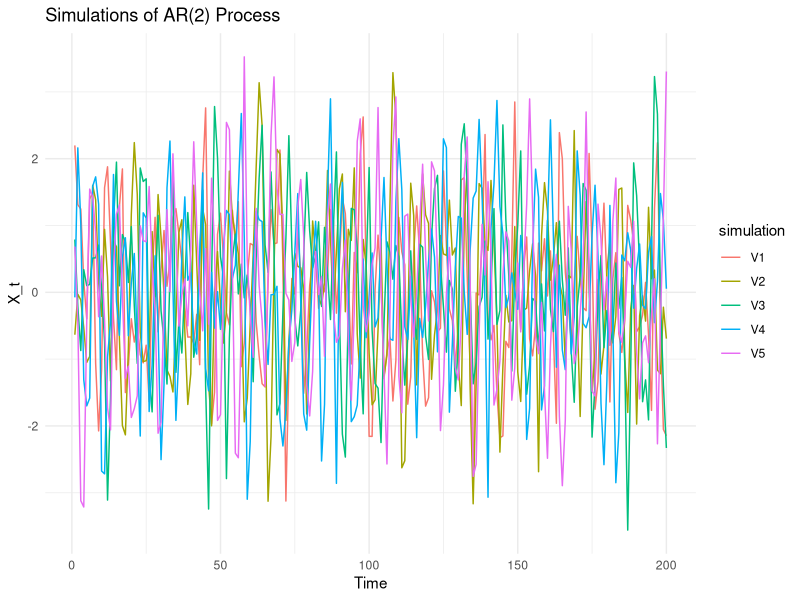
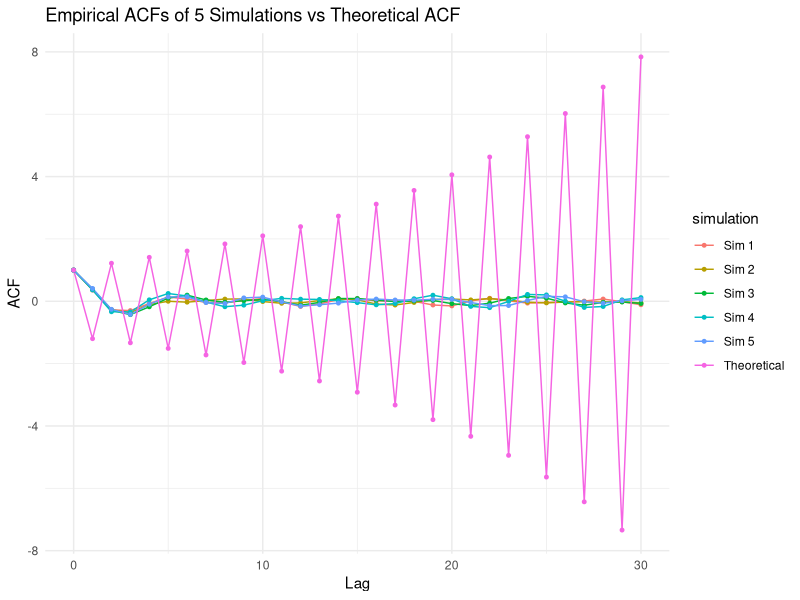
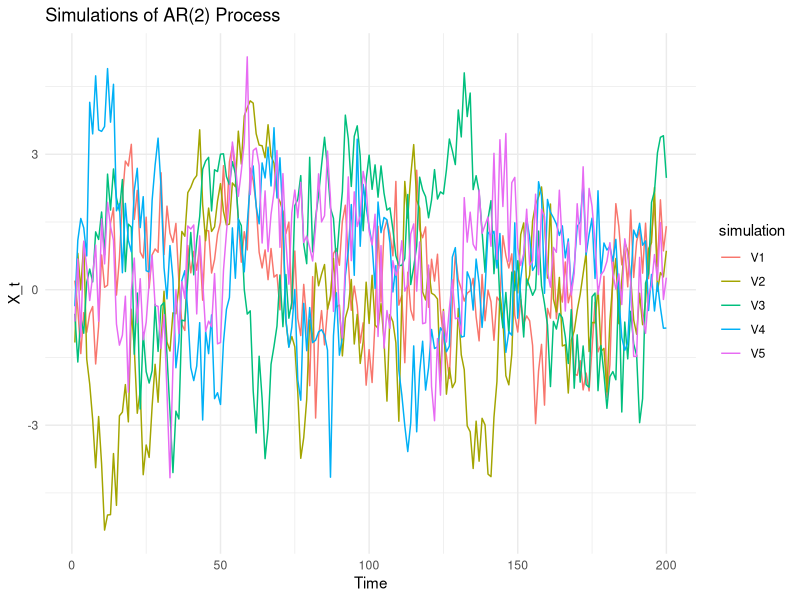
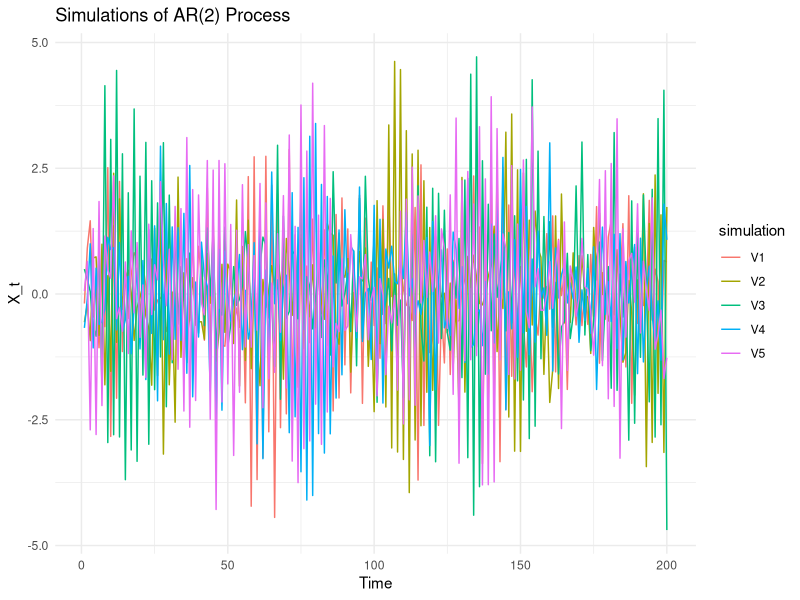
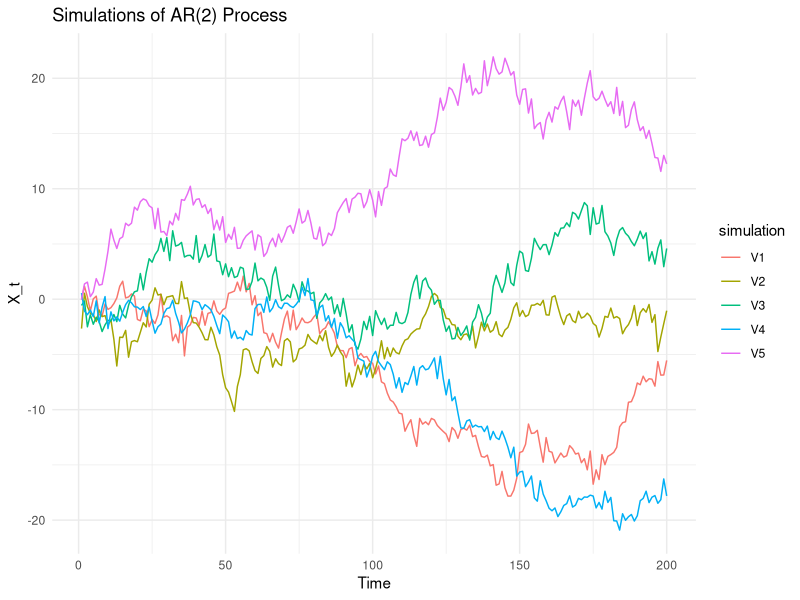
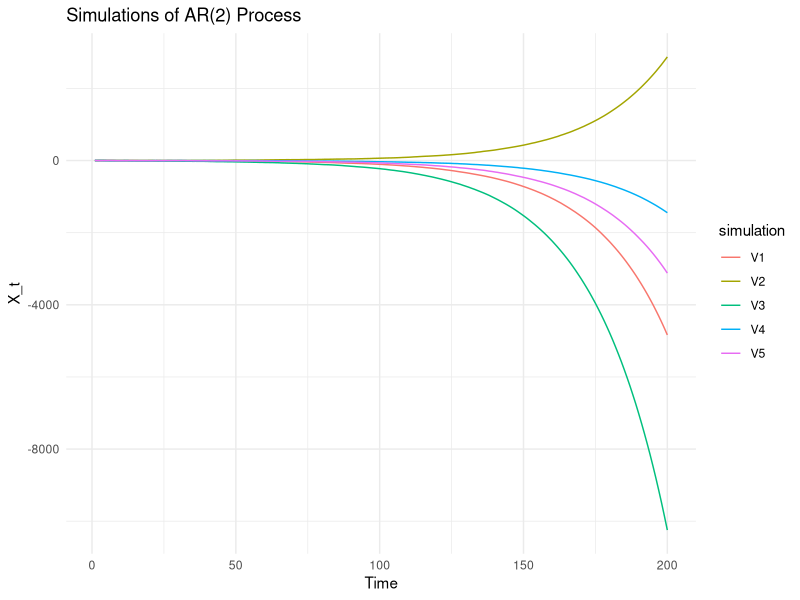

Recreate these plots in R, in order.
# Install and load necessary packages
library(forecast)
library(ggplot2)
library(tidyr)
library(gridExtra)
set.seed(123) 

# ----------------------------------------

# ------- Exercise 1.1 ---------

# Define AR(2) parameters
phi1 <- -0.6
phi2 <- 0.5
phi <- c(-0.6, 0.5) 
sigma_e <- 1
n <- 200  # Number of observations
num_sim <- 5  # Number of realizations

# Simulate AR(2) process
generate_ar2 <- function(n, phi1, phi2, sigma_e) {
  e <- rnorm(n, mean = 0, sd = sigma_e)
  x <- numeric(n)
  x[1:2] <- rnorm(2)  # Initial values
  
  for (t in 3:n) {
    x[t] <- - phi1 * x[t-1] - phi2 * x[t-2] + e[t]
  }
  return(x)
}

simulations <- replicate(num_sim, generate_ar2(n, phi1, phi2, sigma_e))

# Convert to dataframe for ggplot using tidyr
sim_df <- data.frame(time = 1:n, as.data.frame(simulations))
sim_df <- pivot_longer(sim_df, cols = -time, names_to = "simulation", values_to = "value")

# Plot the simulations
plot1 <- ggplot(sim_df, aes(x = time, y = value, color = simulation)) +
  geom_line() +
  labs(title = "Simulations of AR(2) Process", x = "Time", y = "X_t") +
  theme_minimal()

# Save the first plot
ggsave("Figures/1.1_plot.pdf", plot = plot1, width = 10, height = 5, dpi = 300)

# ------- Exercise 1.2 ---------

# Number of lags
lag_max <- 30

# Step 1: Compute empirical ACFs for each simulation
acf_list <- lapply(1:num_sim, function(i) {
  acf(simulations[, i], lag.max = lag_max, plot = FALSE)
})

# Step 2: Convert each ACF result into a dataframe
empirical_acf_df <- do.call(rbind, lapply(1:num_sim, function(i) {
  data.frame(
    lag = acf_list[[i]]$lag[, 1, 1],
    acf = acf_list[[i]]$acf[, 1, 1],
    simulation = paste0("Sim ", i)
  )
}))

# Step 3: Get the theoretical ACF using ARMAacf
theoretical_acf <- ARMAacf(ar = phi, ma = numeric(0), lag.max = lag_max)
theoretical_df <- data.frame(
  lag = 0:lag_max,
  acf = theoretical_acf,
  simulation = "Theoretical"
)

# Step 4: Combine data
acf_combined_df <- rbind(empirical_acf_df, theoretical_df)

# Step 5: Plot
plot_acf_combined <- ggplot(acf_combined_df, aes(x = lag, y = acf, color = simulation)) +
  geom_line() +
  geom_point(size = 1) +
  labs(title = "Empirical ACFs of 5 Simulations vs Theoretical ACF",
       x = "Lag", y = "ACF") +
  theme_minimal()

ggsave("Figures/1.2_empirical_vs_theoretical_acf.pdf", plot = plot_acf_combined, width = 10, height = 5, dpi = 300)

# ------- Exercise 1.3 ---------

# Define AR(2) parameters
phi1 <- -0.6
phi2 <- -0.3
phi <- c(-0.6, -0.3) 
sigma_e <- 1
n <- 200  # Number of observations
num_sim <- 5  # Number of realizations

# Simulate AR(2) process
generate_ar2 <- function(n, phi1, phi2, sigma_e) {
  e <- rnorm(n, mean = 0, sd = sigma_e)
  x <- numeric(n)
  x[1:2] <- rnorm(2)  # Initial values
  
  for (t in 3:n) {
    x[t] <- - phi1 * x[t-1] - phi2 * x[t-2] + e[t]
  }
  return(x)
}

simulations <- replicate(num_sim, generate_ar2(n, phi1, phi2, sigma_e))

# Convert to dataframe for ggplot using tidyr
sim_df <- data.frame(time = 1:n, as.data.frame(simulations))
sim_df <- pivot_longer(sim_df, cols = -time, names_to = "simulation", values_to = "value")

# Plot the simulations
plot1 <- ggplot(sim_df, aes(x = time, y = value, color = simulation)) +
  geom_line() +
  labs(title = "Simulations of AR(2) Process", x = "Time", y = "X_t") +
  theme_minimal()

# Save the first plot
ggsave("Figures/1.3_plot.pdf", plot = plot1, width = 10, height = 5, dpi = 300)

# ------- Exercise 1.4 ---------

# Define AR(2) parameters
phi1 <- 0.6
phi2 <- -0.3
phi <- c(0.6, -0.3) 
sigma_e <- 1
n <- 200  # Number of observations
num_sim <- 5  # Number of realizations

# Simulate AR(2) process
generate_ar2 <- function(n, phi1, phi2, sigma_e) {
  e <- rnorm(n, mean = 0, sd = sigma_e)
  x <- numeric(n)
  x[1:2] <- rnorm(2)  # Initial values
  
  for (t in 3:n) {
    x[t] <- - phi1 * x[t-1] - phi2 * x[t-2] + e[t]
  }
  return(x)
}

simulations <- replicate(num_sim, generate_ar2(n, phi1, phi2, sigma_e))

# Convert to dataframe for ggplot using tidyr
sim_df <- data.frame(time = 1:n, as.data.frame(simulations))
sim_df <- pivot_longer(sim_df, cols = -time, names_to = "simulation", values_to = "value")

# Plot the simulations
plot1 <- ggplot(sim_df, aes(x = time, y = value, color = simulation)) +
  geom_line() +
  labs(title = "Simulations of AR(2) Process", x = "Time", y = "X_t") +
  theme_minimal()

# Save the first plot
ggsave("Figures/1.4_plot.pdf", plot = plot1, width = 10, height = 5, dpi = 300)

# ------- Exercise 1.5 ---------

# Define AR(2) parameters
phi1 <- -0.7
phi2 <- -0.3
phi <- c(-0.7, -0.3) 
sigma_e <- 1
n <- 200  # Number of observations
num_sim <- 5  # Number of realizations

# Simulate AR(2) process
generate_ar2 <- function(n, phi1, phi2, sigma_e) {
  e <- rnorm(n, mean = 0, sd = sigma_e)
  x <- numeric(n)
  x[1:2] <- rnorm(2)  # Initial values
  
  for (t in 3:n) {
    x[t] <- - phi1 * x[t-1] - phi2 * x[t-2] + e[t]
  }
  return(x)
}

simulations <- replicate(num_sim, generate_ar2(n, phi1, phi2, sigma_e))

# Convert to dataframe for ggplot using tidyr
sim_df <- data.frame(time = 1:n, as.data.frame(simulations))
sim_df <- pivot_longer(sim_df, cols = -time, names_to = "simulation", values_to = "value")

# Plot the simulations
plot1 <- ggplot(sim_df, aes(x = time, y = value, color = simulation)) +
  geom_line() +
  labs(title = "Simulations of AR(2) Process", x = "Time", y = "X_t") +
  theme_minimal()

# Save the first plot
ggsave("Figures/1.5_plot.pdf", plot = plot1, width = 10, height = 5, dpi = 300)

# ------- Exercise 1.6 ---------

# Define AR(2) parameters
phi1 <- -0.75
phi2 <- -0.3
phi <- c(-0.7, -0.3) 
sigma_e <- 1
n <- 200  # Number of observations
num_sim <- 5  # Number of realizations

# Simulate AR(2) process
generate_ar2 <- function(n, phi1, phi2, sigma_e) {
  e <- rnorm(n, mean = 0, sd = sigma_e)
  x <- numeric(n)
  x[1:2] <- rnorm(2)  # Initial values
  
  for (t in 3:n) {
    x[t] <- - phi1 * x[t-1] - phi2 * x[t-2] + e[t]
  }
  return(x)
}

simulations <- replicate(num_sim, generate_ar2(n, phi1, phi2, sigma_e))

# Convert to dataframe for ggplot using tidyr
sim_df <- data.frame(time = 1:n, as.data.frame(simulations))
sim_df <- pivot_longer(sim_df, cols = -time, names_to = "simulation", values_to = "value")

# Plot the simulations
plot1 <- ggplot(sim_df, aes(x = time, y = value, color = simulation)) +
  geom_line() +
  labs(title = "Simulations of AR(2) Process", x = "Time", y = "X_t") +
  theme_minimal()

# Save the first plot
ggsave("Figures/1.6_plot.pdf", plot = plot1, width = 10, height = 5, dpi = 300)

# ----------------------------------------